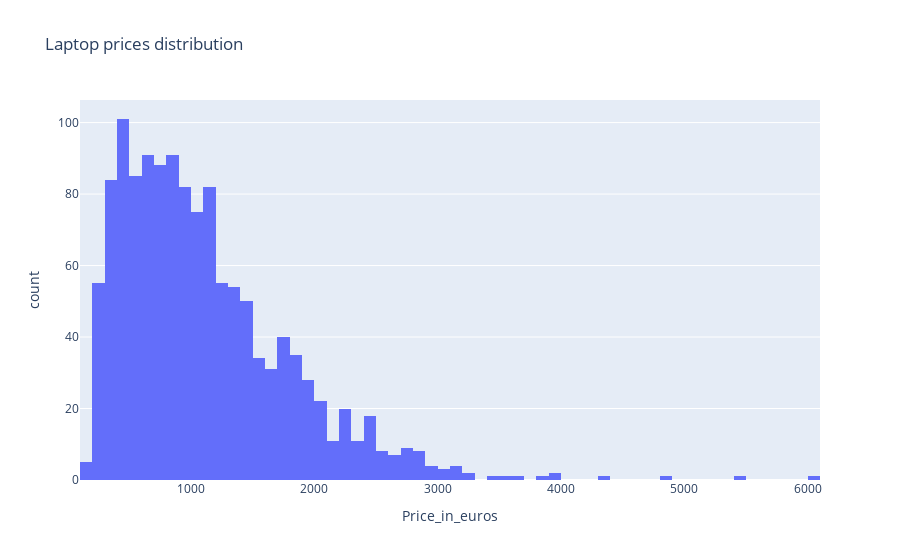

Source (notebook cell):
### Code cell
fig = px.histogram(df, x='Price_in_euros', title='Laptop prices distribution')

fig.write_image("images/laptop_prices_distribution.png")
fig.show()

### Figure 1 — Plotly figure (JSON) as saved in the notebook; plotly's stock layout.template omitted (floating-point values rounded to 4 significant figures; data arrays with more than 128 entries replaced by an {"elided": "..."} marker saying what was removed)
{"data": [{"alignmentgroup": "True", "bingroup": "x", "hovertemplate": "Price_in_euros=%{x}<br>count=%{y}<extra></extra>", "legendgroup": "", "marker": {"color": "#636efa", "pattern": {"shape": ""}}, "name": "", "offsetgroup": "", "orientation": "v", "showlegend": false, "type": "histogram", "x": {"elided": "1303 float values"}, "xaxis": "x", "yaxis": "y"}], "layout": {"barmode": "relative", "legend": {"tracegroupgap": 0}, "title": {"text": "Laptop prices distribution"}, "xaxis": {"anchor": "y", "domain": [0, 1], "title": {"text": "Price_in_euros"}}, "yaxis": {"anchor": "x", "domain": [0, 1], "title": {"text": "count"}}}}
